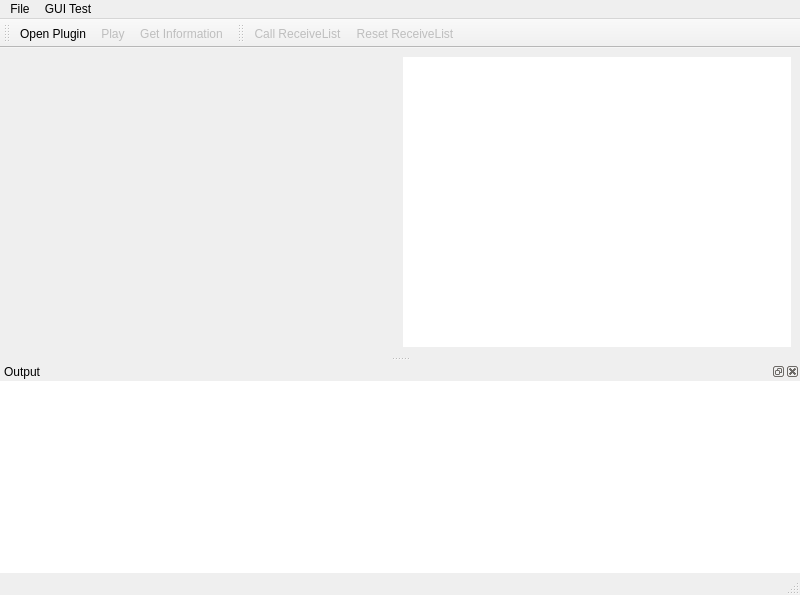
<?xml version="1.0" encoding="UTF-8"?>
<ui version="4.0">
 <class>TestWindow</class>
 <widget class="QMainWindow" name="TestWindow">
  <property name="geometry">
   <rect>
    <x>0</x>
    <y>0</y>
    <width>800</width>
    <height>595</height>
   </rect>
  </property>
  <property name="windowTitle">
   <string>TestWindow</string>
  </property>
  <widget class="QWidget" name="centralwidget">
   <layout class="QVBoxLayout" name="verticalLayout">
    <item>
     <widget class="QFrame" name="pluginFrame">
      <property name="frameShape">
       <enum>QFrame::NoFrame</enum>
      </property>
      <property name="frameShadow">
       <enum>QFrame::Raised</enum>
      </property>
      <layout class="QHBoxLayout" name="horizontalLayout">
       <property name="leftMargin">
        <number>0</number>
       </property>
       <property name="topMargin">
        <number>0</number>
       </property>
       <property name="rightMargin">
        <number>0</number>
       </property>
       <property name="bottomMargin">
        <number>0</number>
       </property>
       <item>
        <widget class="QScrollArea" name="scrollArea">
         <property name="sizePolicy">
          <sizepolicy hsizetype="Preferred" vsizetype="Expanding">
           <horstretch>0</horstretch>
           <verstretch>0</verstretch>
          </sizepolicy>
         </property>
         <property name="frameShape">
          <enum>QFrame::NoFrame</enum>
         </property>
         <property name="widgetResizable">
          <bool>true</bool>
         </property>
         <widget class="QWidget" name="blankWidget">
          <property name="geometry">
           <rect>
            <x>0</x>
            <y>0</y>
            <width>388</width>
            <height>296</height>
           </rect>
          </property>
         </widget>
        </widget>
       </item>
       <item>
        <widget class="DummyTable" name="pluginTableWidget">
         <property name="sizePolicy">
          <sizepolicy hsizetype="Preferred" vsizetype="Expanding">
           <horstretch>0</horstretch>
           <verstretch>0</verstretch>
          </sizepolicy>
         </property>
         <property name="frameShape">
          <enum>QFrame::NoFrame</enum>
         </property>
        </widget>
       </item>
      </layout>
     </widget>
    </item>
   </layout>
  </widget>
  <widget class="QMenuBar" name="menubar">
   <property name="geometry">
    <rect>
     <x>0</x>
     <y>0</y>
     <width>800</width>
     <height>20</height>
    </rect>
   </property>
   <widget class="QMenu" name="menuFile">
    <property name="title">
     <string>File</string>
    </property>
    <addaction name="actionOpen"/>
    <addaction name="actionPlay"/>
    <addaction name="actionGetInformation"/>
    <addaction name="separator"/>
    <addaction name="actionClose"/>
   </widget>
   <widget class="QMenu" name="menuTest">
    <property name="title">
     <string>GUI Test</string>
    </property>
    <addaction name="separator"/>
    <addaction name="actionReceiveList"/>
    <addaction name="actionResetReceiveList"/>
   </widget>
   <addaction name="menuFile"/>
   <addaction name="menuTest"/>
  </widget>
  <widget class="QStatusBar" name="statusbar"/>
  <widget class="QToolBar" name="toolBar">
   <property name="windowTitle">
    <string>toolBar</string>
   </property>
   <attribute name="toolBarArea">
    <enum>TopToolBarArea</enum>
   </attribute>
   <attribute name="toolBarBreak">
    <bool>false</bool>
   </attribute>
   <addaction name="actionOpen"/>
   <addaction name="actionPlay"/>
   <addaction name="actionGetInformation"/>
  </widget>
  <widget class="QDockWidget" name="dockWidget">
   <property name="floating">
    <bool>false</bool>
   </property>
   <property name="windowTitle">
    <string>Output</string>
   </property>
   <attribute name="dockWidgetArea">
    <number>8</number>
   </attribute>
   <widget class="QWidget" name="dockWidgetContents">
    <layout class="QVBoxLayout" name="verticalLayout_2">
     <property name="spacing">
      <number>0</number>
     </property>
     <property name="leftMargin">
      <number>0</number>
     </property>
     <property name="topMargin">
      <number>0</number>
     </property>
     <property name="rightMargin">
      <number>0</number>
     </property>
     <property name="bottomMargin">
      <number>0</number>
     </property>
     <item>
      <widget class="QPlainTextEdit" name="outputText">
       <property name="frameShape">
        <enum>QFrame::NoFrame</enum>
       </property>
      </widget>
     </item>
    </layout>
   </widget>
  </widget>
  <widget class="QToolBar" name="toolBar_2">
   <property name="enabled">
    <bool>true</bool>
   </property>
   <property name="windowTitle">
    <string>toolBar_2</string>
   </property>
   <attribute name="toolBarArea">
    <enum>TopToolBarArea</enum>
   </attribute>
   <attribute name="toolBarBreak">
    <bool>false</bool>
   </attribute>
   <addaction name="actionReceiveList"/>
   <addaction name="actionResetReceiveList"/>
  </widget>
  <action name="actionClose">
   <property name="text">
    <string>Close</string>
   </property>
   <property name="toolTip">
    <string>Close this application.</string>
   </property>
  </action>
  <action name="actionPlay">
   <property name="enabled">
    <bool>false</bool>
   </property>
   <property name="text">
    <string>Play</string>
   </property>
   <property name="toolTip">
    <string>Execute functionMain in the loaded plugin.</string>
   </property>
  </action>
  <action name="actionOpen">
   <property name="checkable">
    <bool>false</bool>
   </property>
   <property name="enabled">
    <bool>true</bool>
   </property>
   <property name="text">
    <string>Open Plugin</string>
   </property>
  </action>
  <action name="actionReceiveList">
   <property name="enabled">
    <bool>false</bool>
   </property>
   <property name="text">
    <string>Call ReceiveList</string>
   </property>
   <property name="toolTip">
    <string>Call receiveList function in the loaded plugin. 

What is not reflected in the table of MainWindow is a specification to prevent
the accidental undo/redo function from being applied at initialization.

(It can be used only by GUI contained plugin.)</string>
   </property>
  </action>
  <action name="actionResetReceiveList">
   <property name="enabled">
    <bool>false</bool>
   </property>
   <property name="text">
    <string>Reset ReceiveList</string>
   </property>
  </action>
  <action name="actionGetInformation">
   <property name="enabled">
    <bool>false</bool>
   </property>
   <property name="text">
    <string>Get Information</string>
   </property>
   <property name="toolTip">
    <string>Show plugin information which includes :
- Name
- Version
- Author
- Tooltip</string>
   </property>
  </action>
 </widget>
 <customwidgets>
  <customwidget>
   <class>DummyTable</class>
   <extends>QTableWidget</extends>
   <header>dummytable.h</header>
  </customwidget>
 </customwidgets>
 <resources/>
 <connections/>
</ui>
